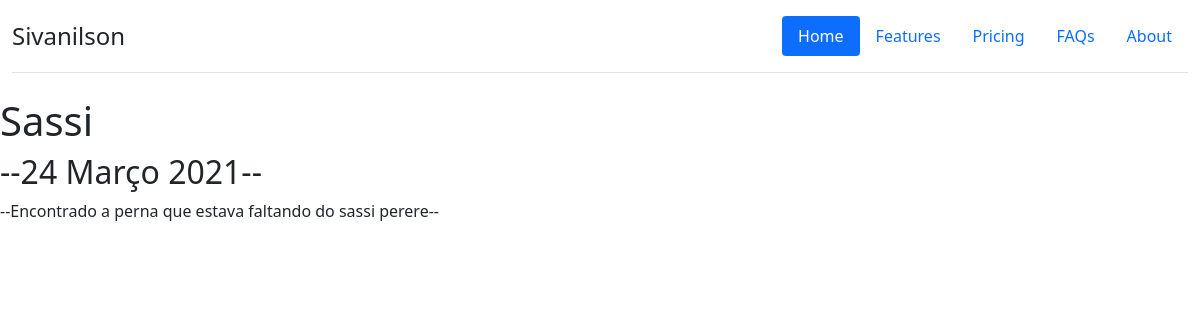
/blog/5/, run on the app's committed database.
### blog/models.py (models this page shows, shortened)
class Blog(models.Model):
    title = models.CharField(max_length=200)
    description = models.TextField()
    date = models.DateField()

### blog/views.py (the view)
# urls.py: path('<int:blog_id>/', views.detail, name='detail'),
def detail(request, blog_id):
    blog = get_object_or_404(Blog, pk=blog_id)
    return render(request, 'blog/detail.html', {'blog':blog})

### blog/templates/blog/detail.html
{% extends 'portfolio/base.html' %}
{% block content %}
    <h1>{{ blog.title }}</h1>
    <h2>--{{ blog.date|date:'j F Y' }}--</h2>
    <p>--{{ blog.description }}--</p>
{% endblock %}

### data on the page
Blog: title "Sassi", date "24 Março 2021", description "Encontrado a perna que estava faltando do sassi perere"
